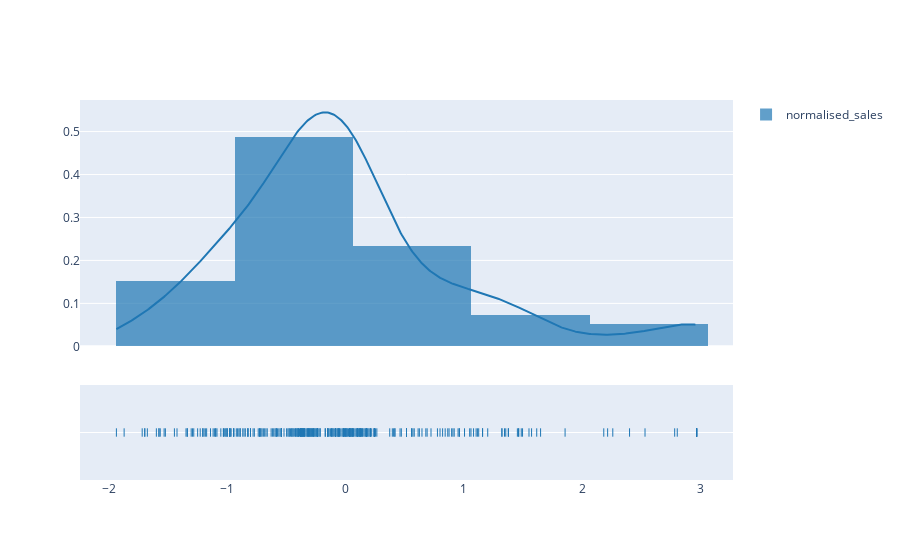

The cell this chart's notebook holds for it:
### Code cell
hist_data = [stores['normalised_sales']]
group_labels = ['normalised_sales']
fig = ff.create_distplot(hist_data, group_labels)
fig.show()
print('min: {} max: {} mean: {} std: {}'.format(min(stores['normalised_sales']), max(stores['normalised_sales']), stores['normalised_sales'].mean(), stores['normalised_sales'].std()))

### Figure 1 — Plotly figure (JSON) as saved in the notebook; plotly's stock layout.template omitted (floating-point values rounded to 4 significant figures; data arrays with more than 128 entries replaced by an {"elided": "..."} marker saying what was removed)
{"data": [{"autobinx": false, "histnorm": "probability density", "legendgroup": "normalised_sales", "marker": {"color": "rgb(31, 119, 180)"}, "name": "normalised_sales", "opacity": 0.7, "type": "histogram", "x": {"elided": "320 float values"}, "xaxis": "x", "xbins": {"end": 2.968, "size": 1, "start": -1.937}, "yaxis": "y"}, {"legendgroup": "normalised_sales", "marker": {"color": "rgb(31, 119, 180)"}, "mode": "lines", "name": "normalised_sales", "showlegend": false, "type": "scatter", "x": {"elided": "500 float values"}, "xaxis": "x", "y": {"elided": "500 float values"}, "yaxis": "y"}, {"legendgroup": "normalised_sales", "marker": {"color": "rgb(31, 119, 180)", "symbol": "line-ns-open"}, "mode": "markers", "name": "normalised_sales", "showlegend": false, "type": "scatter", "x": {"elided": "320 float values"}, "xaxis": "x", "y": {"elided": "320 str values"}, "yaxis": "y2"}], "layout": {"barmode": "overlay", "hovermode": "closest", "legend": {"traceorder": "reversed"}, "xaxis": {"anchor": "y2", "domain": [0, 1], "zeroline": false}, "yaxis": {"anchor": "free", "domain": [0.35, 1], "position": 0}, "yaxis2": {"anchor": "x", "domain": [0, 0.25], "dtick": 1, "showticklabels": false}}}
